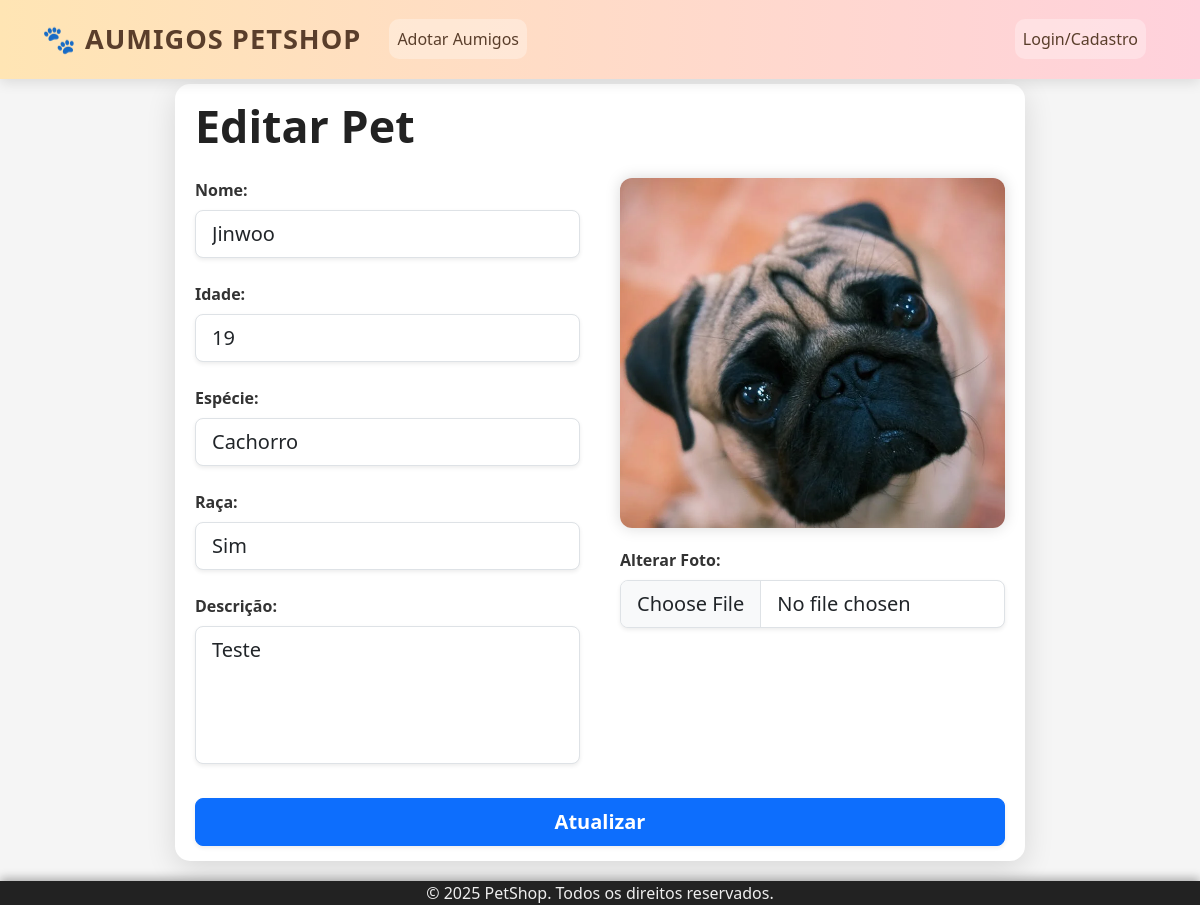
Screenshot of /editar/1/ with the database file from the repository.
### sistema_projeto/pets/models.py (models this page shows, shortened)
class Pet(models.Model):
    nome = models.CharField(max_length=100)
    idade = models.IntegerField()
    descricao = models.TextField(verbose_name='Descrição')
    raca = models.CharField(max_length=100, verbose_name='Raça')
    especie = models.CharField(max_length=100, verbose_name='Espécie')
    foto = models.ImageField(upload_to='fotos_pets/', null=True, blank=True)
    disponivel = models.BooleanField(default=True)

### sistema_projeto/pets/views.py (the view)
# urls.py: path('editar/<int:pet_id>/', views.editar_pet, name='editar_pet'),
def editar_pet(request, pet_id):
    pet = get_object_or_404(Pet, id=pet_id)
    if request.method == 'POST':
        form = PetForm(request.POST, request.FILES, instance=pet)
        if form.is_valid():
            form.save()
            return redirect('gerenciar_pets')  # Alterado aqui para redirecionar para a página de gerenciamento
    else:
        form = PetForm(instance=pet)
    return render(request, 'pets/editar_pet.html', {'form': form, 'pet': pet})

### sistema_projeto/pets/forms.py
class PetForm(forms.ModelForm):
    class Meta:
        model = Pet
        fields = ['nome', 'idade', 'raca', 'especie', 'descricao', 'foto']
        widgets = {
            'descricao': forms.Textarea(attrs={
                'class': 'descricao-textarea',
                'rows': 4,
                'style': 'overflow-y:hidden; resize:none;'
            }),
        }

### sistema_projeto/contas/context_processors.py (called while the page is built)
def admin_emails(request):
    return {
        'ADMIN_EMAILS': settings.ADMIN_EMAILS
    }

### sistema_projeto/pets/templates/pets/editar_pet.html (shortened to what this page needs)
{% extends 'pets/base.html' %}
{% load widget_tweaks %}
{% block content %}
<div style="
    max-width: 850px;
    margin: 20px auto;
    padding: 15px 20px;
    background-color: #fff;
    border-radius: 15px;
    box-shadow: 0 8px 30px rgba(0,0,0,0.12);
    font-family: 'Segoe UI', Tahoma, Geneva, Verdana, sans-serif;
    color: #333;
">
    <h2 style="font-weight: 900; font-size: 2.8rem; margin-bottom: 25px; color: #222;">
        Editar Pet
    </h2>
    <form method="post" enctype="multipart/form-data" novalidate>
        <div style="display: flex; gap: 40px;">
            <div style="flex: 1;">
                <div class="mb-4">
                    <label for="{{ form.nome.id_for_label }}" class="form-label fw-semibold">Nome:</label>
                    {{ form.nome|add_class:"form-control form-control-lg shadow-sm" }}
                </div>
                <div class="mb-4">
                    <label for="{{ form.idade.id_for_label }}" class="form-label fw-semibold">Idade:</label>
                    {{ form.idade|add_class:"form-control form-control-lg shadow-sm" }}
                </div>
                <div class="mb-4">
                    <label for="{{ form.especie.id_for_label }}" class="form-label fw-semibold">Espécie:</label>
                    {{ form.especie|add_class:"form-control form-control-lg shadow-sm" }}
                </div>
                <div class="mb-4">
                    <label for="{{ form.raca.id_for_label }}" class="form-label fw-semibold">Raça:</label>
                    {{ form.raca|add_class:"form-control form-control-lg shadow-sm" }}
                </div>
                <div class="mb-4">
                    <label for="{{ form.descricao.id_for_label }}" class="form-label fw-semibold">Descrição:</label>
                    {{ form.descricao|add_class:"form-control form-control-lg shadow-sm descricao-textarea" }}
                </div>
            </div>
            <div style="flex: 1; display: flex; flex-direction: column; align-items: center; gap: 20px;">
                {% if pet.foto %}
                <div style="max-width: 100%; max-height: 350px; overflow: hidden; border-radius: 12px; box-shadow: 0 0 15px rgba(0,0,0,0.15);">
                    <img src="{{ pet.foto.url }}" alt="Foto do pet {{ pet.nome }}" style="width: 100%; height: auto; display: block; object-fit: contain;">
                </div>
                {% else %}
                <div style="width: 100%; height: 350px; display: flex; justify-content: center; align-items: center; border: 2px dashed #ccc; border-radius: 12px; color: #aaa;">
                    Nenhuma foto disponível
                </div>
                {% endif %}
                <div style="width: 100%;">
                    <label for="{{ form.foto.id_for_label }}" class="form-label fw-semibold">Alterar Foto:</label>
                    <input type="file" name="{{ form.foto.html_name }}" id="{{ form.foto.id_for_label }}" class="form-control form-control-lg shadow-sm">
                </div>
            </div>
        </div>
        <button type="submit" class="btn btn-primary btn-lg w-100 shadow-sm" style="font-weight: 700; margin-top: 10px;">
            Atualizar
        </button>
    </form>
</div>
{% endblock %}

### sistema_projeto/pets/templates/pets/base.html (style rules this page uses)
html, body { height: 100%; margin: 0; padding: 0; background-color: #f5f5f5; color: #333; font-family: 'Segoe UI', Tahoma, Geneva, Verdana, sans-serif; }
body { display: flex; flex-direction: column; min-height: 100vh; }

### rows the page displays
Pet: nome "Jinwoo", idade "19", especie "Cachorro", raca "Sim", descricao "Teste", foto (picture)
